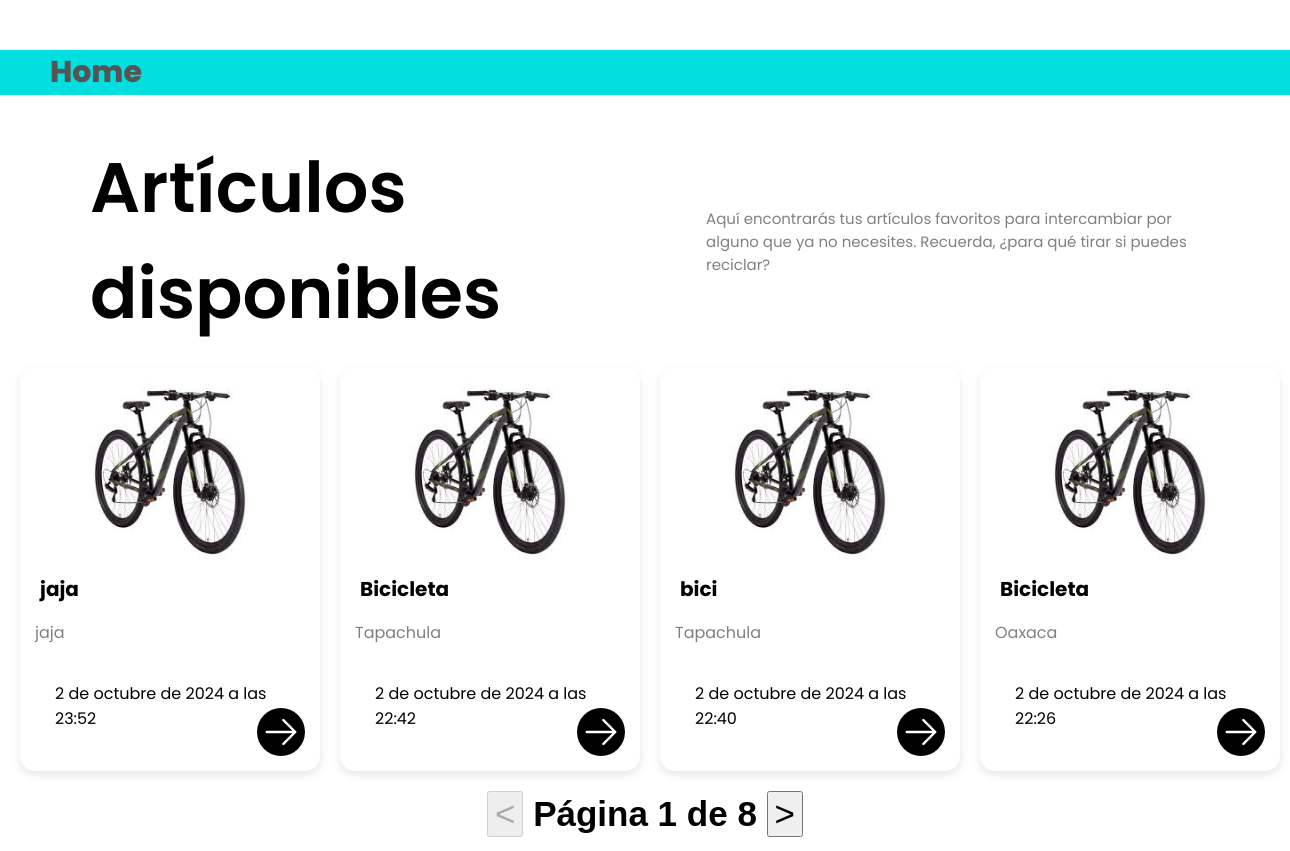
The page /articulosdisponibles on the database its author committed.
### core/models.py (models this page shows, shortened)
class Articulo(models.Model):
    nombre = models.CharField(max_length=100)
    descripcion = models.TextField()
    ubicacion = models.CharField(max_length=100)
    fecha_subida = models.DateTimeField(auto_now_add=True)
    fecha_actualizacion = models.DateTimeField(auto_now=True)
    imagen = models.ImageField(upload_to='articulos/', null=True, blank=True)
    usuario = models.ForeignKey(User, on_delete=models.CASCADE, null=False,blank=False)

### core/views.py (the view)
# urls.py: path('articulosdisponibles',ArticuloViewAll.as_view(),name="articulos-view-all"),
class ArticuloViewAll(ListView):
    model = Articulo
    template_name = 'core/articulos_listado.html'
    context_object_name = 'articulos'
    paginate_by = 4
    ordering = ['-fecha_subida']

### core/templates/core/articulos_listado.html (shortened to what this page needs)
{% load static %}
<!DOCTYPE html>
<html lang="es">
  <head>
    <link rel="stylesheet" href="{% static 'core/styles/style_listado_articulos.css' %}" />
    <link rel="stylesheet" href="https://unpkg.com/aos@next/dist/aos.css" />
  </head>
  <body>
    <main>
      <div class="container-bread">
        <div class="breadcrumb">
          <a href="{% url 'articulo-list' %}">Home</a>
        </div>
      </div>
      <section id="product-section">
        <div class="product-section-text-container">
          <div>
            <h2 class="product-section__title">Artículos disponibles</h2>
          </div>
          <div>
            <p class="product-section__text">Aquí encontrarás tus artículos favoritos para intercambiar por alguno que ya no necesites. Recuerda, ¿para qué tirar si puedes reciclar?</p>
          </div>
        </div>
        <div class="card-container">
          {% for articulo in articulos %}
          <div class="card">
            <div class="card-img">
              {% if articulo.imagen %}
              <img src="{{articulo.imagen.url}}" alt="image1" class="zoom" data-articulo-id="{{articulo.pk}}"/>
              {% else %}
              <h2 class="no-images" style="margin-bottom: 95px;">No hay imagenes disponibles</h2>
              {% endif %}
              <button type="button" class="like-icon">
              </button>
            </div>
            <div class="card-content">
              <h2 class="item-name">{{articulo.nombre}}</h2>
              <p class="item-location">{{articulo.ubicacion}}</p>
              <p class="item-datetime" style="padding: 20px;">{{articulo.fecha_subida}}</p>
              <button type="button" class="arrow-icon" onclick="location.href='{% url 'articulo-detail' articulo.pk %}'">
                <svg
                  xmlns="http://www.w3.org/2000/svg"
                  fill="none"
                  viewBox="0 0 24 24"
                  stroke-width="1.5"
                  stroke="currentColor"
                  class="svg-arrow-icon"
                >
                  <path
                    stroke-linecap="round"
                    stroke-linejoin="round"
                    d="M13.5 4.5 21 12m0 0-7.5 7.5M21 12H3"
                  />
                </svg>
              </button>
            </div>
          </div>
          {% endfor %}
      </section>
    </main>
    <footer class="pagination">
    {% if page_obj.has_previous %}
    <button onclick="location.href='?page={{page_obj.previous_page_number}}'"><</button>
    {% else %}
    <button disabled style="cursor: default;"><</button>
    {% endif %}
       Página {{page_obj.number}} de {{page_obj.paginator.num_pages}}
       {% if page_obj.has_next %}
      <button onclick="location.href='?page={{page_obj.next_page_number}}'">></button>
      {% else %}
      <button disabled style="cursor: default;">></button>
       {% endif %}
    </footer>
  </body>
</html>

### core/static/core/styles/style_listado_articulos.css (style rules this page uses)
:root { --font-family: "Poppins", sans-serif; }
html { scroll-behavior: smooth; }
body { font-family: var(--font-family); color: white; margin: 0; padding: 0; }
.container-bread { margin-top: 50px; display: flex; align-items: center; width: 100%; height: 100%; background-color: #03dede; }
.breadcrumb { font-size: 30px; color: black; font-weight: 800; }
.breadcrumb a { margin-left: 50px; text-decoration: none; color: #555; }
.product-section-text-container { display: flex; align-items: center; justify-content: space-between; }
.product-section__title { margin: 40px 0 0; padding-left: 90px; color: black; font-size: 70px; font-weight: 600; flex: 1; }
.product-section__text { color: gray; font-size: 15px; font-weight: 400; padding-top: 40px; margin: 0 90px 0 0; max-width: 600px; }
.card-container { display: grid; grid-template-columns: repeat(4, 1fr); justify-items: center; gap: 20px; padding: 20px; }
.card { background-color: white; border-radius: 15px; overflow: hidden; box-shadow: 0 4px 8px rgba(0, 0, 0, 0.1); width: 300px; text-align: center; position: relative; color: black; }
.card-img { position: relative; }
.zoom { transition: transform 0.3s ease; }
.card-img img:first-child { width: auto; height: 200px; object-fit: cover; }
.like-icon { position: absolute; top: 15px; left: 15px; width: 45px; height: 45px; background-color: rgba(255, 255, 255, 0.283); border: none; border-radius: 50%; padding: 5px; cursor: pointer; }
.card-content { padding: 0 15px 15px 15px; text-align: left; }
.card-content h2 { font-size: 20px; margin-bottom: 5px; }
.item-name { margin: 0 5px 5px; }
.item-location { color: gray; margin-bottom: 5px; }
.item-datetime { font-weight: 400; margin-bottom: 5px; }
.arrow-icon { position: absolute; bottom: 15px; right: 15px; width: 48px; height: 48px; background-color: rgb(0, 0, 0); border: none; border-radius: 50%; padding: 5px; cursor: pointer; }
.svg-heart-icon { stroke: white; }
.svg-arrow-icon { stroke: white; }
.pagination { font-weight: 700; font-family: 'Lucida Sans', 'Lucida Sans Regular', 'Lucida Grande', 'Lucida Sans Unicode', Geneva, Verdana, sans-serif; font-size: 35px; text-align: center; color: black; height: 60px; }
.pagination > button { font-size: 35px; }

### rows shown on the page
Articulo: imagen (picture), nombre "jaja", ubicacion "jaja", fecha_subida "2 de octubre de 2024 a las 23:52"
Articulo: imagen (picture), nombre "Bicicleta", ubicacion "Tapachula", fecha_subida "2 de octubre de 2024 a las 22:42"
Articulo: imagen (picture), nombre "bici", ubicacion "Tapachula", fecha_subida "2 de octubre de 2024 a las 22:40"
Articulo: imagen (picture), nombre "Bicicleta", ubicacion "Oaxaca", fecha_subida "2 de octubre de 2024 a las 22:26"

### other values the page prints
{{ page_obj.number }} "1"
{{ page_obj.paginator.num_pages }} "8"
